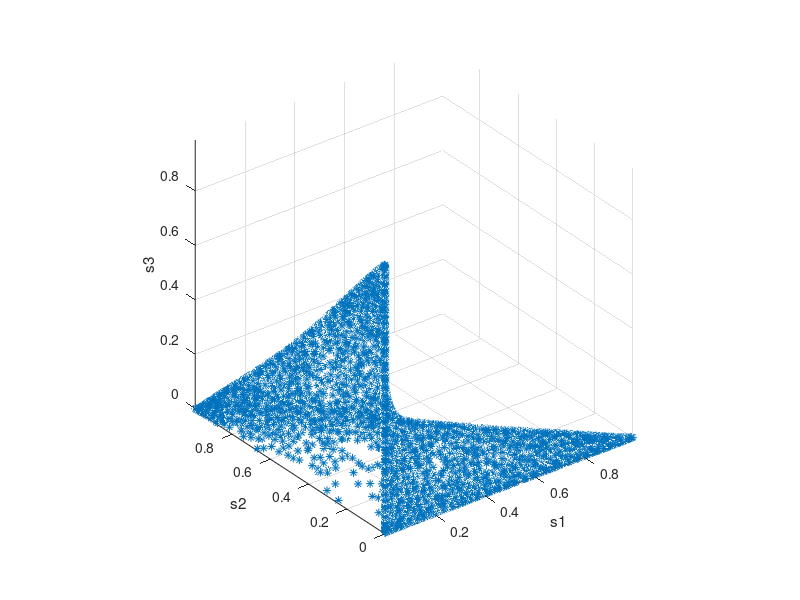

Recreate this plot in MATLAB.
%% Study 3-D Blackwell Measure.
P = 1;
A0 = sqrt(P)*[1,1];
A1 = sqrt(P)*[-1,1];
A2 = sqrt(P)*[-1,-1];
A3 = sqrt(P)*[1, -1];

sigma = 0.8;

% Do QPSK sampling.
N_sample = 10000;
bm_posterior_coord = zeros(N_sample, 3);

for idx = 1:N_sample
    b0 = rand() > 0.5;
    b1 = rand() > 0.5;
    
    noise = sigma*randn([1,2]);
    y = (1-2*[b0, b1]) + noise;
    r0 = norm(y-A0);
    r1 = norm(y-A1);
    r2 = norm(y-A2);
    r3 = norm(y-A3);
    
    s0 = exp(-r0^2/(2*sigma^2));
    s1 = exp(-r1^2/(2*sigma^2));
    s2 = exp(-r2^2/(2*sigma^2));
    s3 = exp(-r3^2/(2*sigma^2));
    
    s0 = s0 / sum([s0, s1, s2, s3]);
    s1 = s1 / sum([s0, s1, s2, s3]);
    s2 = s2 / sum([s0, s1, s2, s3]);
    s3 = s3 / sum([s0, s1, s2, s3]);
    
    bm_posterior_coord(idx, :) = [s1, s2, s3];
end

scatter3(bm_posterior_coord(:,1), bm_posterior_coord(:,2), bm_posterior_coord(:,3), '*');
xlabel('s1'); ylabel('s2'); zlabel('s3');
axis equal;
